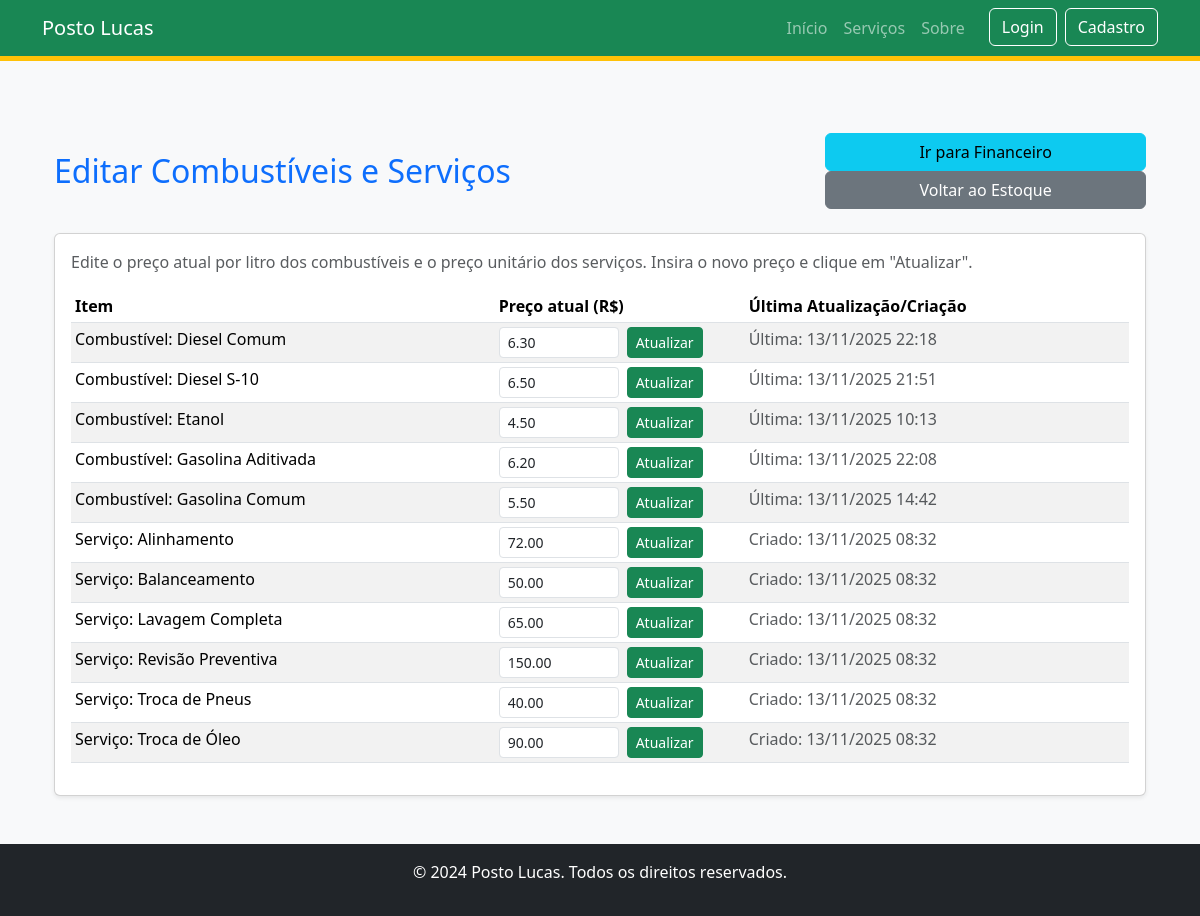
The page /gerenciamento/combustiveis/editar/ on the database as committed earlier.
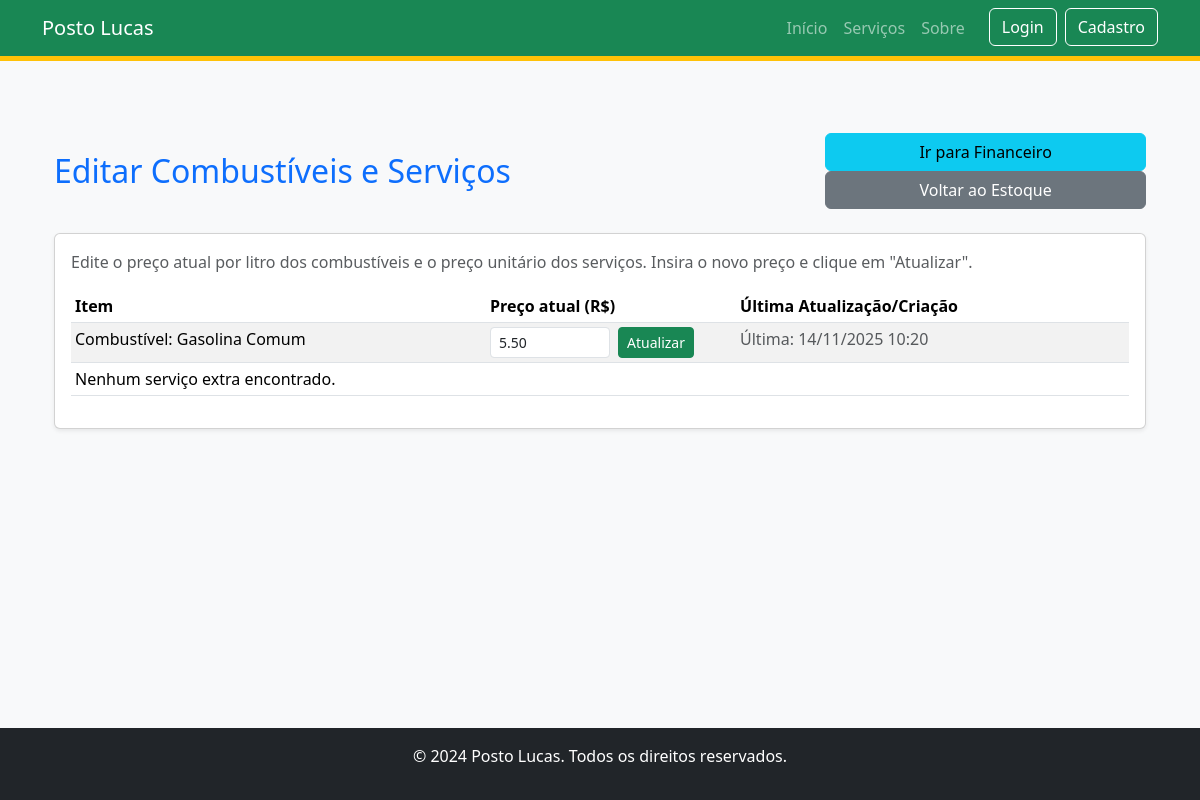
The same page on the database as committed later.
### apps/gerenciamento/models.py (models this page shows, shortened)
class EstoqueGasolina(models.Model):
    TIPOS_COMBUSTIVEL = [
        ('GAS_COMUM', 'Gasolina Comum'),
        ('GAS_ADITIVADA', 'Gasolina Aditivada'),
        ('DIESEL_COMUM', 'Diesel Comum'),
        ('DIESEL_S10', 'Diesel S-10'),
        ('ETANOL', 'Etanol'),
    ]
    tipo = models.CharField(
        max_length=20,
        choices=TIPOS_COMBUSTIVEL,
        unique=True, # <--- CRÍTICO: Garante que só haverá uma linha por tipo de combustível.
        verbose_name="Tipo de Combustível"
    )
    quantidade_litros = models.DecimalField(
        max_digits=10, # Suporta até 99.999.999,99 L (10 dígitos no total)
        decimal_places=2, # Duas casas decimais de precisão (centésimos de litro)
        default=0.00,
        verbose_name="Estoque (Litros)"
    )
    preco_atual_litro = models.DecimalField(
        max_digits=10,
        decimal_places=2,
        default=0.00,
        verbose_name="Preço Atual por Litro (R$)"
    )
    data_ultima_atualizacao = models.DateTimeField(
        auto_now=True, # Atualiza automaticamente a cada salvamento
        verbose_name="Última Atualização"
    )
    class Meta:
        verbose_name = "Estoque de Combustível"
        verbose_name_plural = "Estoque de Combustíveis"

class Servico(models.Model):
    nome = models.CharField(max_length=120, verbose_name='Nome do Serviço')
    descricao = models.TextField(blank=True, null=True, verbose_name='Descrição')
    preco_unitario = models.DecimalField(max_digits=10, decimal_places=2, default=0.00, verbose_name='Preço por Unidade (R$)')
    criado_em = models.DateTimeField(auto_now_add=True)
    class Meta:
        verbose_name = 'Serviço'
        verbose_name_plural = 'Serviços'

### apps/gerenciamento/views.py (the view, shortened to what this page needs)
# urls.py: path('combustiveis/editar/', views.edit_combustiveis_view, name='edit_combustiveis'),
@require_http_methods(["GET", "POST"])
def edit_combustiveis_view(request):
    estoques = EstoqueGasolina.objects.all().order_by('tipo')
    servicos = Servico.objects.exclude(descricao__startswith='origem:combustivel:').order_by('nome')
    context = {
        'estoques': estoques,
        'servicos': servicos,
        'titulo': 'Editar Combustíveis e Serviços'
    }
    return render(request, 'gerenciamento/edit_combustiveis.html', context)

### templates/gerenciamento/edit_combustiveis.html (shortened to what the changed rows need)
{% extends "base.html" %}
{% load static %}
{% load l10n %}
{% block content %}
<div class="container mt-5">
    <div class="d-flex flex-column flex-md-row justify-content-between align-items-start align-items-md-center mb-4">
        <h2 class="mb-3 mb-md-0 text-primary">{{ titulo }}</h2>
    </div>
    <div class="card mb-4 shadow-sm">
        <div class="card-body">
            <div class="table-responsive">
                <table class="table table-sm table-striped">
                    <thead>
                        <tr>
                            <th class="text-nowrap">Item</th>
                            <th class="text-nowrap" style="width: 250px;">Preço atual (R$)</th>
                            <th class="text-nowrap">Última Atualização/Criação</th>
                        </tr>
                    </thead>
                    <tbody>
                        {% for item in estoques %}
                        <tr>
                            <td class="text-nowrap">Combustível: {{ item.get_tipo_display }}</td>
                            <td>
                                <form method="POST" class="d-flex gap-2 align-items-center">
                                    <input
                                        name="preco"
                                        type="number"
                                        step="0.01"
                                        min="0"
                                        class="form-control form-control-sm"
                                        style="width: 120px"
                                        placeholder="0.00"
                                        value="{% if item.preco_atual_litro > 0 %}{{ item.preco_atual_litro|unlocalize }}{% endif %}"
                                    />
                                    <button class="btn btn-sm btn-success" type="submit">
                                        Atualizar
                                    </button>
                                </form>
                            </td>
                            <td>
                                <span class="text-muted text-nowrap">
                                    Última: {{ item.data_ultima_atualizacao|date:"d/m/Y H:i" }}
                                </span>
                            </td>
                        </tr>
                        {% empty %}
                        <tr>
                            <td colspan="3">Nenhum combustível encontrado.</td>
                        </tr>
                        {% endfor %}
                        {% for serv in servicos %}
                        <tr>
                            <td class="text-nowrap">Serviço: {{ serv.nome }}</td>
                            <td>
                                <form method="POST" class="d-flex gap-2 align-items-center">
                                    <input
                                        name="preco"
                                        type="number"
                                        step="0.01"
                                        min="0"
                                        class="form-control form-control-sm"
                                        style="width: 120px"
                                        placeholder="0.00"
                                        value="{% if serv.preco_unitario > 0 %}{{ serv.preco_unitario|unlocalize }}{% endif %}"
                                    />
                                    <button class="btn btn-sm btn-success" type="submit">
                                        Atualizar
                                    </button>
                                </form>
                            </td>
                            <td>
                                <span class="text-muted text-nowrap">
                                    Criado: {{ serv.criado_em|date:"d/m/Y H:i" }}
                                </span>
                            </td>
                        </tr>
                        {% empty %}
                        <tr>
                            <td colspan="3">Nenhum serviço extra encontrado.</td>
                        </tr>
                        {% endfor %}
                    </tbody>
                </table>
            </div>
        </div>
    </div>
</div>
{% endblock %}

Rows that differ between the two databases and show on the page:
removed EstoqueGasolina: tipo "Diesel Comum", preco "6.30", data_ultima_atualizacao "13/11/2025 22:18"
removed EstoqueGasolina: tipo "Diesel S-10", preco "6.50", data_ultima_atualizacao "13/11/2025 21:51"
removed EstoqueGasolina: tipo "Etanol", preco "4.50", data_ultima_atualizacao "13/11/2025 10:13"
removed EstoqueGasolina: tipo "Gasolina Aditivada", preco "6.20", data_ultima_atualizacao "13/11/2025 22:08"
removed Servico: nome "Alinhamento", preco "72.00", criado_em "13/11/2025 08:32"
removed Servico: nome "Balanceamento", preco "50.00", criado_em "13/11/2025 08:32"
removed Servico: nome "Lavagem Completa", preco "65.00", criado_em "13/11/2025 08:32"
removed Servico: nome "Revisão Preventiva", preco "150.00", criado_em "13/11/2025 08:32"
removed Servico: nome "Troca de Pneus", preco "40.00", criado_em "13/11/2025 08:32"
removed Servico: nome "Troca de Óleo", preco "90.00", criado_em "13/11/2025 08:32"
changed EstoqueGasolina "Gasolina Comum": data_ultima_atualizacao "13/11/2025 14:42" → "14/11/2025 10:20"
Other text that changed with them:
text now shown: "Nenhum serviço extra encontrado."
